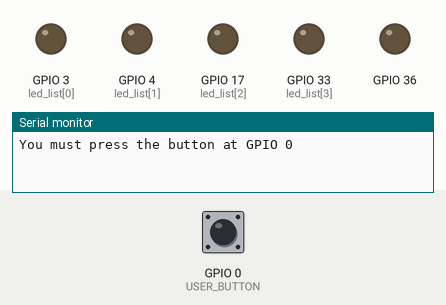
Recording of a program running on a simulated ESP32. Parts: output pins drawn as LEDs (lit = HIGH), the last lines printed to the serial monitor. The inputs (shaded band) are chosen by the test bench; at power-on: GPIO 0 (USER_BUTTON) HIGH. Random numbers use the default seed unless the program sets one.

Above: at 1.0 s.
1.1 s: GPIO 0 (USER_BUTTON) pulled LOW for 0.15 s
At 4.6 s:
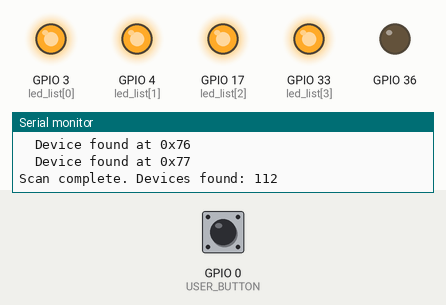
At 14.7 s:
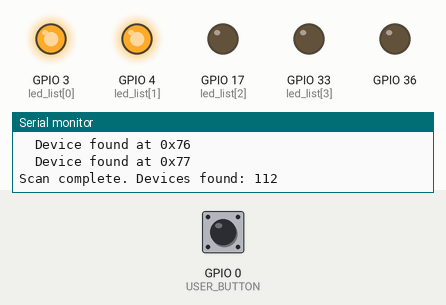
Timing chart, 0 to 27.2 s (numbered marks = the images above; inputs shaded):
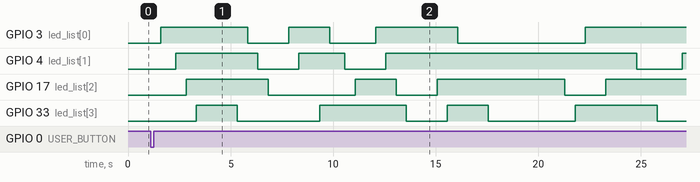

The program:

main.cpp
```cpp
#include <Arduino.h>
#include <Wire.h>
#include <math.h>

// For ESP32, set these to the pins actually wired on your board.
// Generic ESP32 defaults are typically SDA=21 and SCL=22.
constexpr int I2C_SDA_PIN = SDA_PIN;
constexpr int I2C_SCL_PIN = SCL_PIN;
constexpr int USER_BUTTON = 0;

static constexpr uint8_t LED_COUNT = 4;
static constexpr uint8_t led_list[LED_COUNT] = { 3, 4, 17, 33 };
static uint8_t led_state[LED_COUNT] = { 1, 1, 1, 1 };
static uint8_t loop_count = 0;

void device_found( byte address )
{
	Serial.print("  Device found at 0x");
	if (address < 0x10)
	{
		Serial.print('0');
	}
	Serial.println(address, HEX);
}

void report_error( byte address, byte error )
{
	Serial.printf("  Error %x at %x\n", error, address );
}

void scanI2CBus()
{
	byte error;
	byte address;
	int devicesFound = 0;

	Serial.println();
	Serial.println("Scanning I2C bus...");

	// Valid 7-bit I2C addresses are normally 0x08 through 0x77.
	for (address = 0x08; address <= 0x77; address++)
	{
		Wire.beginTransmission(address);
		error = Wire.endTransmission();

		if (error == 0)
		{
			device_found( address );
			devicesFound++;
		}
		else if( error != 2 )
		{
			report_error( address, error );
		}
	}
	if (devicesFound == 0)
	{
		Serial.println("No I2C devices found.");
	}
	else
	{
		Serial.print("Scan complete. Devices found: ");
		Serial.println(devicesFound);
	}
}

void setup()
{
    Serial.begin(115200);
	pinMode( USER_BUTTON, INPUT_PULLUP );
    pinMode( VEXT_CTRL, OUTPUT );
	for( uint8_t l; digitalRead( USER_BUTTON ) != 0; ++l )
	{
		if( ( l % 10 ) == 0 ) Serial.printf("You must press the button at GPIO %u\n", USER_BUTTON );
		delay(100);
	}

    Serial.println("Turn on VEXT power.\n");
    digitalWrite( VEXT_CTRL, 0 );
    delay(500);

    // ESP32: explicit pin assignment is recommended.
    Serial.println("Start I2C system.\n");
    Wire.begin(I2C_SDA_PIN, I2C_SCL_PIN, 100000);
    Serial.println("I2C Scanner started...");

	for( uint8_t i = 0; i < LED_COUNT; ++i ) pinMode( led_list[i], OUTPUT );
}

void loop()
{
	uint8_t led_id = loop_count % LED_COUNT;
	digitalWrite( led_list[led_id], led_state[led_id] );
	led_state[led_id] = static_cast<uint8_t>( rand() & 0x1 );
	if( !( loop_count % ( LED_COUNT << 2 ) ) ) scanI2CBus();
	delay(500);
	++loop_count;
}
```

Measured:
- after the input at 1.1 s, GPIO 3 (led_list[0]): goes HIGH 4.2 s, LOW 2.0 s, HIGH 2.0 s, LOW 2.2 s, HIGH 4.0 s, LOW 6.2 s, then HIGH, starting after 0.50 s; GPIO 4 (led_list[1]): goes HIGH 4.0 s, LOW 2.0 s, HIGH 2.2 s, LOW 2.0 s, HIGH 12.2 s, LOW 2.2 s, then HIGH, starting after 1.2 s
